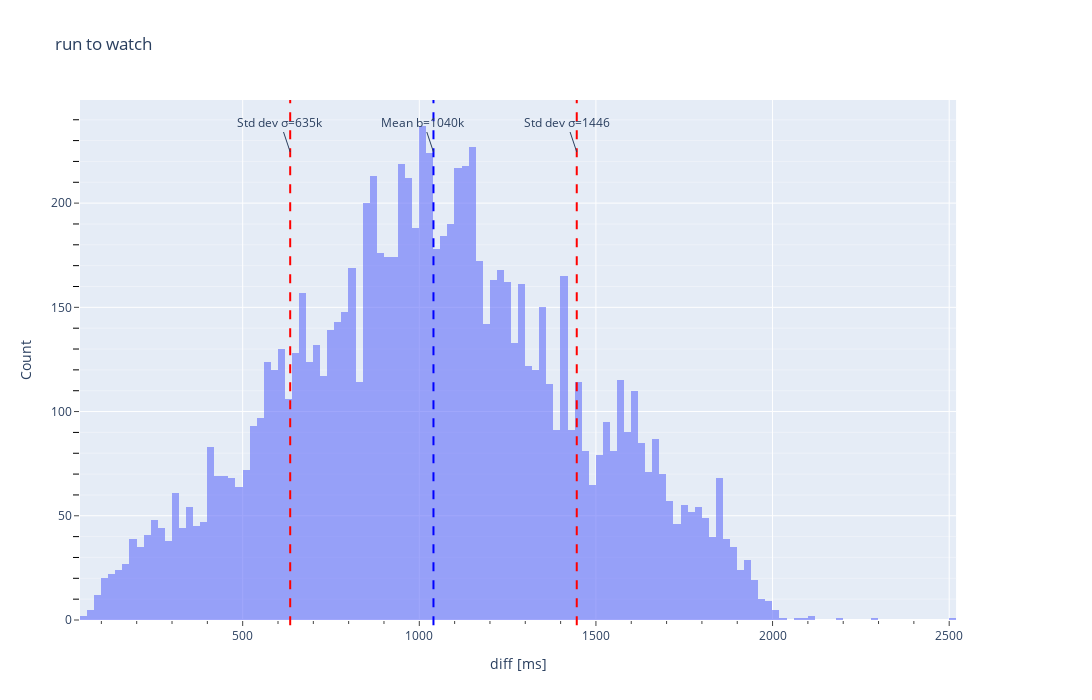

The cell this chart's notebook holds for it:
### Code cell
histogram_plotting("../timeline-2000nodes.csv", phase_change='{run watch 0s}', num_bins=150, state="Stateless", cumulative=False, minor_ticks=True)

### Figure 1 — Plotly figure (JSON) as saved in the notebook; plotly's stock layout.template omitted (floating-point values rounded to 4 significant figures; data arrays with more than 128 entries replaced by an {"elided": "..."} marker saying what was removed)
{"data": [{"name": "Difference", "nbinsx": 150, "opacity": 0.6, "type": "histogram", "x": {"elided": "10000 int values"}}], "layout": {"annotations": [{"text": "Mean b=1040k", "x": 1040.0, "xref": "x", "y": 0.9, "yref": "paper"}, {"text": "Std dev σ=1446", "x": 1446.0, "xref": "x", "y": 0.9, "yref": "paper"}, {"text": "Std dev σ=635k", "x": 634.5, "xref": "x", "y": 0.9, "yref": "paper"}], "autosize": false, "height": 700, "shapes": [{"line": {"color": "blue", "dash": "dash"}, "type": "line", "x0": 1040.0, "x1": 1040.0, "xref": "x", "y0": -0.01, "y1": 1, "yref": "paper"}, {"line": {"color": "red", "dash": "dash"}, "type": "line", "x0": 1446.0, "x1": 1446.0, "xref": "x", "y0": -0.01, "y1": 1, "yref": "paper"}, {"line": {"color": "red", "dash": "dash"}, "type": "line", "x0": 634.5, "x1": 634.5, "xref": "x", "y0": -0.01, "y1": 1, "yref": "paper"}], "title": {"text": "run to watch"}, "width": 1400, "xaxis": {"anchor": "y", "autorange": true, "domain": [0, 0.94], "minor": {"ticks": "outside"}, "range": [39.5, 2520.0], "showgrid": true, "ticks": "outside", "title": {"text": "diff [ms]"}, "type": "linear"}, "yaxis": {"anchor": "x", "autorange": true, "domain": [0, 1], "minor": {"showgrid": true, "tickcolor": "black", "ticklen": 6, "ticks": "outside"}, "range": [0, 249.5], "ticks": "outside", "title": {"text": "Count"}}, "yaxis2": {"anchor": "x", "minor": {"showgrid": true, "tickcolor": "black", "ticklen": 6, "ticks": "outside"}, "overlaying": "y", "side": "right", "ticks": "outside"}}}
